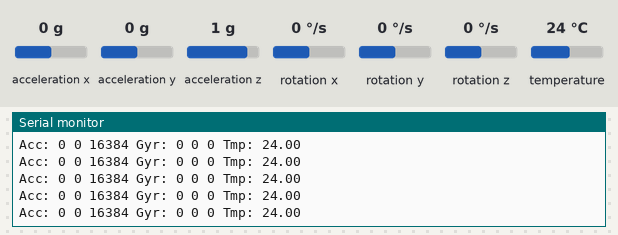
Recording of a sketch running on a simulated Arduino Uno, built with avr-gcc and run on an emulated ATmega328P. Parts: the last lines printed to the serial monitor. Wiring (inferred from the names in the program): MPU-6050 motion sensor at I2C address 0x68. The inputs (shaded band) are chosen by the test bench; at power-on: acceleration x 0 g, acceleration y 0 g, acceleration z 1 g, rotation x 0 °/s, temperature 24 °C, rotation y 0 °/s, rotation z 0 °/s.

Above: at 1.3 s.
1.4 s: acceleration x set to -1.4 g
At 1.69 s:
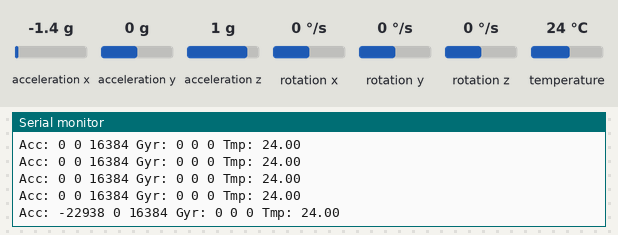
2.9 s: acceleration y set to -1.4 g
At 2.93 s:
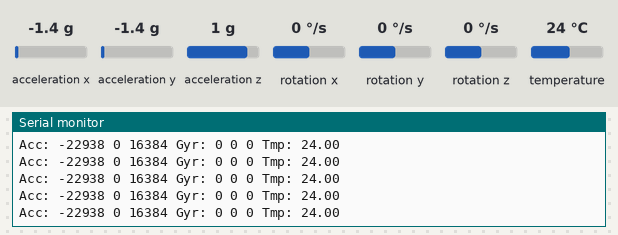
4.4 s: acceleration z set to -1.4 g
At 4.57 s:
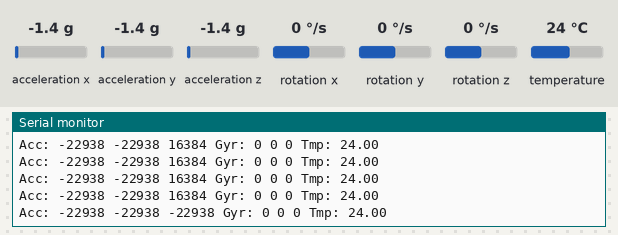
5.9 s: rotation x set to -192 °/s
At 6.01 s:
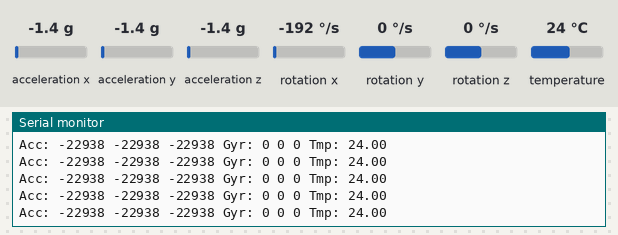
7.4 s: temperature set to 7 °C
At 7.45 s:
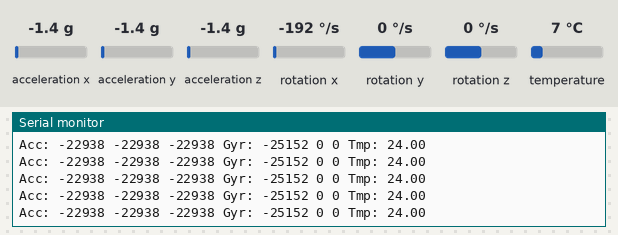

The sketch:

ver_2.ino
```cpp
#include <Wire.h>

#define MPU 0x68 // адрес, нашли в первой программе
#define PWR_MGMT_1 0x6B // управление питанием
#define ACCEL_XOUT_H 0x3B // адрес старшего регистра оси Х для акселерометра, остальные через смещение
#define GYRO_XOUT_H 0x43 // адрес старшего регистра оси Х для гироскопа, остальные через смещение
#define TMP_OUT_H 0x41 // температура

// акселерометр
// 0x3B — ACCEL_XOUT_H (ось X, старший байт)
// 0x3C — ACCEL_XOUT_L (ось X, младший байт)
// 0x3D — ACCEL_YOUT_H (ось Y, старший байт)
// 0x3E — ACCEL_YOUT_L (ось Y, младший байт)
// 0x3F — ACCEL_ZOUT_H (ось Z, старший байт)
// 0x40 — ACCEL_ZOUT_L (ось Z, младший байт)

// гироскоп
// 0x43 - GYRO_XOUT_H (ось X, старший байт)
// GYRO_XOUT_H + 2 (ось Y, старший байт)
// GYRO_XOUT_H + 4 (ось Z, старший байт)


void setup(){
Wire.begin();
Serial.begin(9600);
Serial.println("Init MPU-6050");
Wire.beginTransmission(MPU);
Wire.write(PWR_MGMT_1);
Wire.write(0); // выводим MPU из спящего режима
Wire.endTransmission();
Serial.println("Init done");
delay(100);
}

int16_t readRaw(int reg){
Wire.beginTransmission(MPU);
Wire.write(reg);
Wire.endTransmission(false); // не бросаем шину
Wire.requestFrom(MPU, 2); // запрашиваем два байта
int16_t h = Wire.read(); // читаем старший байт
int16_t l = Wire.read(); // читаем младший байт
return (h << 8) | l; // склеиваем в 16-битное значение
}

void loop(){
Serial.print("Acc: "); // акселерометр
Serial.print(readRaw(ACCEL_XOUT_H)); // X
Serial.print(" ");
Serial.print(readRaw(ACCEL_XOUT_H + 2)); // Y
Serial.print(" ");
Serial.print(readRaw(ACCEL_XOUT_H + 4)); // Z
Serial.print(" Gyr: "); // гироскоп
Serial.print(readRaw(GYRO_XOUT_H));
Serial.print(" ");
Serial.print(readRaw(GYRO_XOUT_H + 2));
Serial.print(" ");
Serial.print(readRaw(GYRO_XOUT_H + 4));
Serial.print(" Tmp: ");  // температура
Serial.println((readRaw(TMP_OUT_H)/340.0)+36.53);

delay(200);
}
```

Measured:
- after the input at 1.4 s, the serial monitor: prints a new line after 0.14 s (image 1)
- after the input at 4.4 s, the serial monitor: prints a new line at once (image 3)
